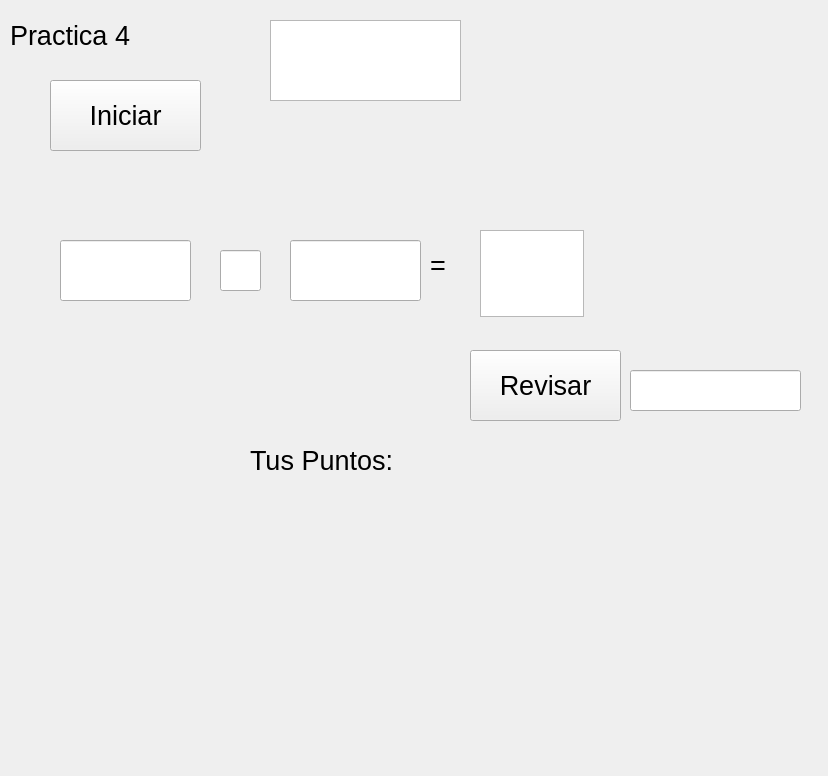
<?xml version="1.0" encoding="UTF-8"?>
<ui version="4.0">
 <class>MainWindow</class>
 <widget class="QMainWindow" name="MainWindow">
  <property name="geometry">
   <rect>
    <x>0</x>
    <y>0</y>
    <width>828</width>
    <height>776</height>
   </rect>
  </property>
  <property name="windowTitle">
   <string>MainWindow</string>
  </property>
  <widget class="QWidget" name="centralwidget">
   <widget class="QLabel" name="label">
    <property name="geometry">
     <rect>
      <x>10</x>
      <y>10</y>
      <width>211</width>
      <height>51</height>
     </rect>
    </property>
    <property name="font">
     <font>
      <pointsize>20</pointsize>
     </font>
    </property>
    <property name="text">
     <string>Practica 4</string>
    </property>
   </widget>
   <widget class="QPushButton" name="btnIniciar">
    <property name="geometry">
     <rect>
      <x>50</x>
      <y>80</y>
      <width>151</width>
      <height>71</height>
     </rect>
    </property>
    <property name="font">
     <font>
      <pointsize>20</pointsize>
     </font>
    </property>
    <property name="text">
     <string>Iniciar</string>
    </property>
   </widget>
   <widget class="QLabel" name="label_2">
    <property name="geometry">
     <rect>
      <x>430</x>
      <y>240</y>
      <width>51</width>
      <height>51</height>
     </rect>
    </property>
    <property name="font">
     <font>
      <pointsize>20</pointsize>
     </font>
    </property>
    <property name="text">
     <string>=</string>
    </property>
   </widget>
   <widget class="QPushButton" name="btn_Revisar">
    <property name="geometry">
     <rect>
      <x>470</x>
      <y>350</y>
      <width>151</width>
      <height>71</height>
     </rect>
    </property>
    <property name="font">
     <font>
      <pointsize>20</pointsize>
     </font>
    </property>
    <property name="text">
     <string>Revisar</string>
    </property>
   </widget>
   <widget class="QPlainTextEdit" name="txt_R">
    <property name="geometry">
     <rect>
      <x>270</x>
      <y>20</y>
      <width>191</width>
      <height>81</height>
     </rect>
    </property>
    <property name="font">
     <font>
      <pointsize>20</pointsize>
     </font>
    </property>
   </widget>
   <widget class="QLineEdit" name="Rnd1">
    <property name="geometry">
     <rect>
      <x>60</x>
      <y>240</y>
      <width>131</width>
      <height>61</height>
     </rect>
    </property>
    <property name="font">
     <font>
      <pointsize>20</pointsize>
     </font>
    </property>
   </widget>
   <widget class="QLineEdit" name="Rnd3">
    <property name="geometry">
     <rect>
      <x>290</x>
      <y>240</y>
      <width>131</width>
      <height>61</height>
     </rect>
    </property>
    <property name="font">
     <font>
      <pointsize>20</pointsize>
     </font>
    </property>
   </widget>
   <widget class="QLineEdit" name="Rnd2">
    <property name="geometry">
     <rect>
      <x>220</x>
      <y>250</y>
      <width>41</width>
      <height>41</height>
     </rect>
    </property>
    <property name="font">
     <font>
      <pointsize>20</pointsize>
     </font>
    </property>
   </widget>
   <widget class="QPlainTextEdit" name="r_Usu">
    <property name="geometry">
     <rect>
      <x>480</x>
      <y>230</y>
      <width>104</width>
      <height>87</height>
     </rect>
    </property>
    <property name="font">
     <font>
      <pointsize>20</pointsize>
     </font>
    </property>
   </widget>
   <widget class="QLineEdit" name="aciertos">
    <property name="geometry">
     <rect>
      <x>630</x>
      <y>370</y>
      <width>171</width>
      <height>41</height>
     </rect>
    </property>
    <property name="font">
     <font>
      <pointsize>15</pointsize>
     </font>
    </property>
   </widget>
   <widget class="QLabel" name="lbl_contador">
    <property name="geometry">
     <rect>
      <x>480</x>
      <y>430</y>
      <width>71</width>
      <height>61</height>
     </rect>
    </property>
    <property name="font">
     <font>
      <pointsize>20</pointsize>
     </font>
    </property>
    <property name="text">
     <string/>
    </property>
   </widget>
   <widget class="QLabel" name="lbl_contador_2">
    <property name="geometry">
     <rect>
      <x>250</x>
      <y>430</y>
      <width>181</width>
      <height>61</height>
     </rect>
    </property>
    <property name="font">
     <font>
      <pointsize>20</pointsize>
     </font>
    </property>
    <property name="text">
     <string>Tus Puntos:</string>
    </property>
   </widget>
  </widget>
 </widget>
 <resources>
  <include location="recursos.qrc"/>
 </resources>
 <connections/>
</ui>
